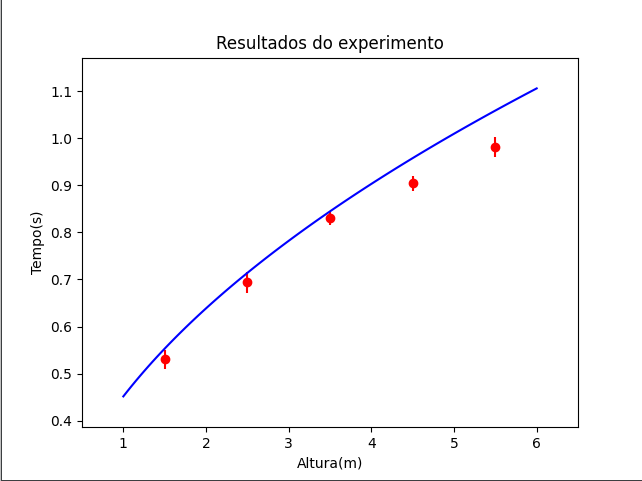

The script that drew this image:
import matplotlib.pylab as plt
import numpy as np

with open('dados_reduzidos.txt') as f:
    dados = [[float(x) for x in line.split()] for line in f]

# print(dados)

x = np.linspace(1, 6, 100)
for i in range(len(dados)):
    plt.errorbar(dados[i][0], dados[i][1], yerr=dados[i][2], fmt="or")

plt.plot(x, (x/9.81)**(0.5), "b-")

plt.xlabel('Altura(m)')
plt.ylabel('Tempo(s)')
plt.title('Resultados do experimento')
plt.margins(0.1)
plt.show()
